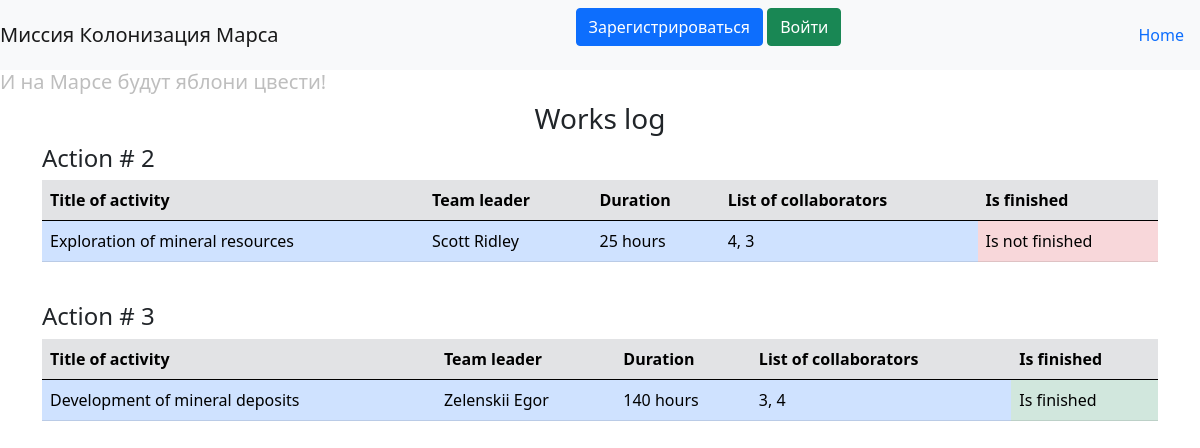
The page / on the database its author committed.
### data/jobs.py (models this page shows)
class Jobs(SqlAlchemyBase):
    __tablename__ = 'jobs'
    id = sqlalchemy.Column(sqlalchemy.Integer,
                           primary_key=True, autoincrement=True)
    start_date = sqlalchemy.Column(sqlalchemy.DateTime,
                                   default=datetime.datetime.now)
    team_leader = sqlalchemy.Column(sqlalchemy.Integer,
                                    sqlalchemy.ForeignKey("users.id"))
    job = sqlalchemy.Column(sqlalchemy.String, nullable=True)
    work_size = sqlalchemy.Column(sqlalchemy.Integer, nullable=True)
    collaborators = sqlalchemy.Column(sqlalchemy.String, nullable=True)
    is_finished = sqlalchemy.Column(sqlalchemy.Boolean, nullable=True)
    end_date = sqlalchemy.Column(sqlalchemy.DateTime)
    user = orm.relationship('User')

### data/users.py (models this page shows, shortened)
class User(SqlAlchemyBase, UserMixin):
    __tablename__ = 'users'
    id = sqlalchemy.Column(sqlalchemy.Integer,
                           primary_key=True, autoincrement=True)
    surname = sqlalchemy.Column(sqlalchemy.String, nullable=True)
    name = sqlalchemy.Column(sqlalchemy.String, nullable=True)
    age = sqlalchemy.Column(sqlalchemy.Integer, nullable=True)
    position = sqlalchemy.Column(sqlalchemy.String, nullable=True)
    speciality = sqlalchemy.Column(sqlalchemy.String, nullable=True)
    address = sqlalchemy.Column(sqlalchemy.String, nullable=True)
    email = sqlalchemy.Column(sqlalchemy.String,
                              index=True, unique=True, nullable=True)
    hashed_password = sqlalchemy.Column(sqlalchemy.String, nullable=True)
    modified_date = sqlalchemy.Column(sqlalchemy.DateTime,
                                      default=datetime.datetime.now)
    jobs = orm.relationship("Jobs", back_populates='user')

### main.py (the view)
@app.route("/")
def index():
    db_sess = db_session.create_session()
    jobs = db_sess.query(Jobs)
    return render_template("index.html", jobs=jobs)

### data/db_session.py (called while the page is built)
def create_session() -> Session:
    global __factory
    return __factory()

### templates/index.html (shortened to what this page needs)
{% extends "base.html" %}
{% block content %}
<h3 style="text-align: center">Works log</h3>
{% for item in jobs %}
<h4>Action # {{item.id}}</h4>
  <table class="table">
    <thead>
      <tr class="table-secondary">
        <th scope="col">Title of activity</th>
        <th scope="col">Team leader</th>
        <th scope="col">Duration</th>
        <th scope="col">List of collaborators</th>
        <th scope="col">Is finished</th>
      </tr>
    </thead>
    <tbody>
      <tr>
        <td class="table-primary">{{item.job}}</td>
        <td class="table-primary">{{item.user.surname}} {{item.user.name}}</td>
        <td class="table-primary">{{item.work_size}} hours</td>
        <td class="table-primary">{{item.collaborators}}</td>
        {% if item.is_finished == 0 %}
        <td class="table-danger">Is not finished</td>
        {% else %}
        <td class="table-success">Is finished</td>
        {% endif %}
      </tr>
    </tbody>
  </table>
<br>
{% endfor %}
{% endblock %}

### templates/base.html (shortened to what this page needs)
<!DOCTYPE html>
<html lang="en">
<head>
    <link rel="stylesheet"
          href="https://cdn.jsdelivr.net/npm/bootstrap@5.0.0-beta1/dist/css/bootstrap.min.css"
>
<body>
<header>
    <nav class="navbar navbar-light bg-light">
        <a class="navbar-brand"> Миссия Колонизация Марса </a>
        {% if current_user.is_authenticated %}
            <a class="navbar-brand" href="/logout">{{ current_user.name }} {{ current_user.surname }}</a>
        {% else %}
            <p>
                <a class="btn btn-primary " href="/register">Зарегистрироваться</a>
                <a class="btn btn-success" href="/login">Войти</a>
            </p>
        {% endif %}
        <a class="nav-link" href="/"> Home </a>
    </nav>
</header>
<h5 style="color:#BEBEBE">И на Марсе будут яблони цвести!</h5>
<main role="main" class="container">
    {% block content %}{% endblock %}
</main>
</body>
</html>

### rows shown on the page
Jobs: id "2", job "Exploration of mineral resources", user.surname "Scott", user.name "Ridley", work_size "25", collaborators "4, 3", is_finished "Is not finished"
Jobs: id "3", job "Development of mineral deposits", user.surname "Zelenskii", user.name "Egor", work_size "140", collaborators "3, 4", is_finished "Is finished"
